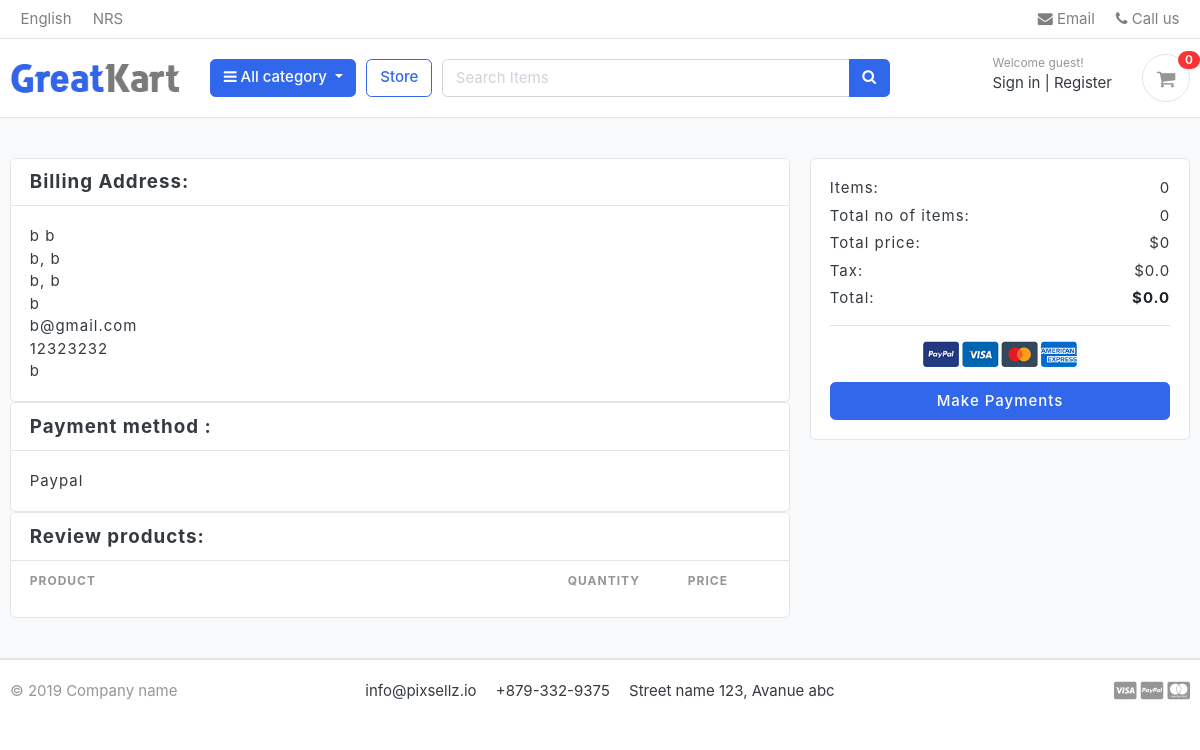
Screenshot of /accounts/order_detail/2022101871/ with the database file from the repository.
### orders/models.py (models this page shows, shortened)
class Order(models.Model):
    STATUS = (
        ('New','New'),
        ('Accepted','Accepted'),
        ('Completed','Completed'),
        ('Cancelled','Cancelled'),
    )
    user = models.ForeignKey(Account,on_delete=models.SET_NULL, null = True)
    payment = models.ForeignKey(Payment,on_delete=models.SET_NULL, blank=True ,null = True)
    order_number = models.CharField(max_length=20)
    first_name = models.CharField(max_length=50)
    last_name = models.CharField(max_length=50)
    phone_number = models.CharField(max_length=15)
    email = models.EmailField(max_length=254)
    address1 = models.CharField(max_length=50)
    address2 = models.CharField(max_length=50, blank = True)
    country = models.CharField(max_length=50)
    state = models.CharField(max_length=50)
    city = models.CharField(max_length=50)
    order_note = models.CharField(max_length=50,blank=True)
    order_total = models.FloatField()
    tax = models.FloatField()
    status = models.CharField(max_length=20, choices=STATUS, default = 'New')
    ip = models.CharField(max_length=50)
    is_ordered = models.BooleanField(default=False)
    created_at = models.DateTimeField(auto_now_add=True)
    updated_at = models.DateTimeField(auto_now=True)

### accounts/views.py (the view)
def order_detail(request , order_id):
    order = Order.objects.get(order_number = order_id)
    total = 0
    if order.is_ordered:
        order_detail = OrderProduct.objects.filter(order__order_number=order_id)
        for i in order_detail:
            total += i.product_price * i.quantity
        tax = total * 0.02
        context = {
            'order_detail':order_detail,
            'order':order,
            'total': total,
            'tax': tax,
        }
        return render(request, "accounts/order_detail.html", context)
    else :
        cart_items = OrderProduct.objects.filter(order__order_number=order_id)
        quantity = 0
        cart_item_count = cart_items.count()
        for i in cart_items:
            total += i.product.price * i.quantity
            quantity += i.quantity
        tax = total * 0.02
        grand_total = total + tax
        context = {
            'cart_items': cart_items,
            'grand_total' : grand_total,
            'order': order,
            'quantity' : quantity,
            'tax': tax,
            'total': total,
            "cart_item_count":  cart_item_count
        }
        return render(request, "order/payments.html", context)

### cart/context_processor.py (called while the page is built)
def menu_links(request):
    try:
        if request.user.is_authenticated :
            cart_items  =   Cart_item.objects.all().filter(user=request.user)
        else:
            cart        =   Cart.objects.get(cart_id=_cart_id(request))
            cart_items  =   Cart_item.objects.all().filter(cart=cart)
    except:
        cart = 0
        cart_items  =   Cart_item.objects.filter(cart=cart, is_active=True)
    cart_item_count = cart_items.count()
    return dict( cart_item_count= cart_item_count)

### cart/views.py (called while the page is built)
def _cart_id(request):
    cart    = request.session.session_key
    if not cart:
        cart    = request.session.create()
    return cart

### eapp/context_processor.py (called while the page is built)
def menu_links(request):
    links = Category.objects.all()
    return dict(links=links)

### eapp/models.py (called while the page is built)
    def get_url(self):
        return reverse('products_by_categories',args=[self.slug])

### templates/order/payments.html (shortened to what this page needs)
{% extends 'base.html' %}
{% load static %}
{% block content %}
<section class="section-content padding-y bg">
<div class="container" style = "letter-spacing :1px;">
<div class="row">
	<aside class="col-lg-8">
    <div class="card">
        <h5 class="card-header">
            Billing Address:
        </h5>
        <div class="card-body">
            <p class="card-text mb-0">{{order.first_name}} {{order.last_name}}</p>
            <p class="card-text mb-0">{{order.address1}}, {{order.address2}}</p>
            <p class="card-text mb-0">{{order.city}}, {{order.state}} </p>
            <p class="card-text mb-0">{{order.country}}</p>
            <p class="card-text mb-0">{{order.email}}</p>
            <p class="card-text mb-0">{{order.phone_number}}</p>
            <p class="card-text mb-0">{{order.order_note}}</p>
        </div>
    </div>
    <div class="card">
        <h5 class="card-header">
            Payment method :
        </h5>
        <div class="card-body">
            <p class="card-text">Paypal</p>
        </div>
    </div>
    <div class="card">
    <h5 class="card-header">
            Review products:
        </h5>
        <table class="table table-borderless table-shopping-cart">
                <thead class="text-muted">
                <tr class="small text-uppercase">
                <th scope="col">Product</th>
                <th scope="col" width="120">Quantity</th>
                <th scope="col" width="120">Price</th>
                </tr>
                </thead>
</table>
</div>
	</aside>
	<aside class="col-lg-4">
		<div class="card" >
		<div class="card-body">
			<dl class="dlist-align">
			  <dt>Items:</dt>
			  <dd class="text-right">{{cart_item_count}}</dd>
			</dl>
			<dl class="dlist-align">
			  <dt>Total no of items:</dt>
			  <dd class="text-right">{{quantity}}</dd>
			</dl>
			<dl class="dlist-align">
			  <dt>Total price:</dt>
			  <dd class="text-right">${{total}}</dd>
			</dl>
			<dl class="dlist-align">
			  <dt>Tax:</dt>
			  <dd class="text-right"> ${{tax}}</dd>
			</dl>
			<dl class="dlist-align">
			  <dt>Total:</dt>
			  <dd class="text-right text-dark b"><strong>${{grand_total}}</strong></dd>
			</dl>
			<hr>
			<p class="text-center mb-3">
				<img src="./images/misc/payments.png" height="26">
			</p>
			<a href="{% url 'payments' order_number=order.order_number total=total %}" class="btn btn-primary btn-block"> Make Payments </a>
		</div>
		</div>
</aside>
</div>
</div>
</section>
{% endblock content %}

### static/css/ui.css (style rules this page uses)
html { font-family: "Inter", sans-serif; font-size: 15px; }
.padding-y { padding-top: 40px; padding-bottom: 40px; }
.bg { background-color: #f8f9fa; }
.b { font-weight: 600; }
p:last-child { margin-bottom: 0; }
[class*=dlist-] { margin-bottom: 5px; }
[class*=dlist-] dd { margin-bottom: 0; }
.dlist-align { display: flex; }
.dlist-align dt { width: 150px; word-wrap: break-word; font-weight: normal; }
.dlist-align dd { flex-grow: 1; }
.table-shopping-cart.table td, .table-shopping-cart.table th { padding-left: 1.25rem; padding-right: 1.25rem; }

### rows the page displays
Order: first_name "b", last_name "b", address1 "b", address2 "b", city "b", state "b", country "b", email "b@gmail.com", phone_number "12323232", order_note "b"

### other values shown
{{ cart_item_count }} "0"
{{ quantity }} "0"
{{ total }} "0"
{{ tax }} "0.0"
{{ grand_total }} "0.0"
